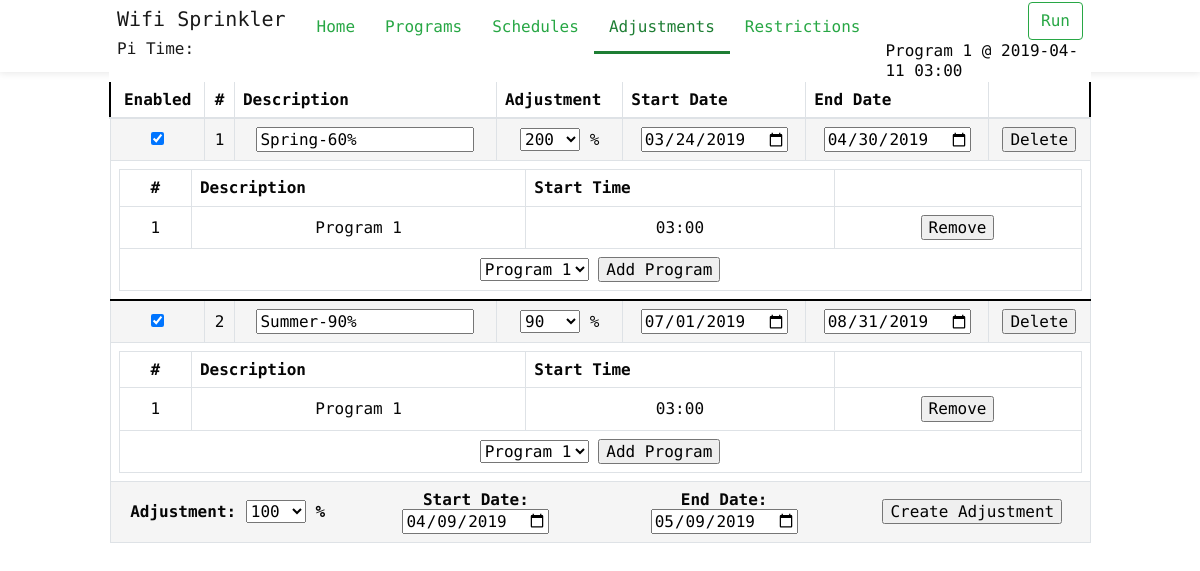
The page /adjustments on the database as committed earlier.
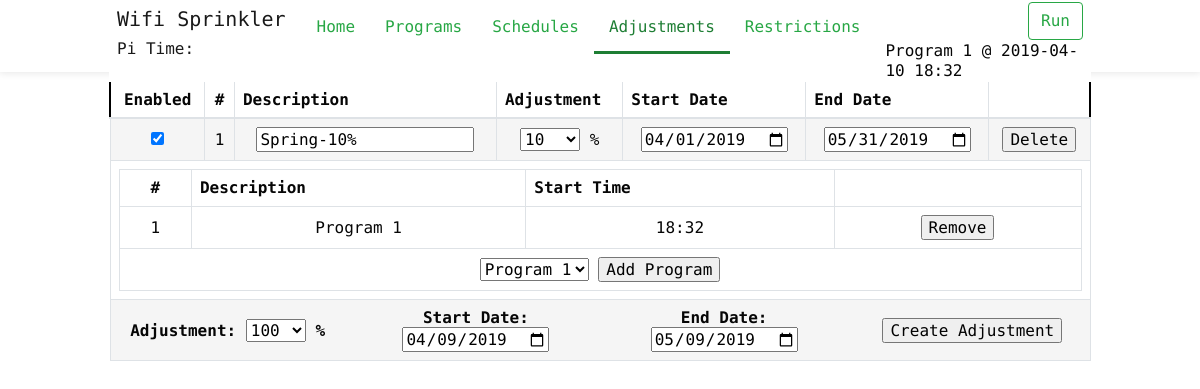
The same page on the database as committed later.
### main.py (models this page shows)
class Adjustment(db.Model):
	__tablename__ = 'Adjustment'
	adjustment_id = db.Column(db.Integer, primary_key=True)
	adjust_value = db.Column(db.Integer, unique=False)
	description = db.Column(db.String(120), unique=False, nullable=False)
	start_date = db.Column(db.DateTime, unique=False, default=datetime.now)
	end_date = db.Column(db.DateTime, unique=False, default=datetime.now)
	enabled = db.Column(db.Boolean)
	program_adjustment = db.relationship('Program_Adjustment', backref='adjustment', cascade="all, delete-orphan")

class Program_Adjustment(db.Model):
	__tablename__ = 'Program_Adjustment'
	__table_args__ = (
		PrimaryKeyConstraint('program_id', 'adjustment_id'),
	)
	program_id = db.Column(db.Integer, db.ForeignKey("Program.program_id"), primary_key=True)
	adjustment_id = db.Column(db.Integer, db.ForeignKey("Adjustment.adjustment_id"), primary_key=True)

class Program(db.Model):
	__tablename__ = 'Program'
	program_id = db.Column(db.Integer, primary_key=True)
	description = db.Column(db.String(120), unique=False, nullable=True)
	enabled = db.Column(db.Boolean)
	program_zones = db.relationship('Program_Zones', backref='program', cascade="all, delete-orphan")
	program_run = db.relationship('Program_Run', backref='program', cascade="all, delete-orphan")
	program_schedule = db.relationship('Program_Schedule', backref='program', cascade="all, delete-orphan")
	program_adjustment = db.relationship('Program_Adjustment', backref='program', cascade="all, delete-orphan")
	program_restriction = db.relationship('Program_Restriction', backref='program', cascade="all, delete-orphan")

### main.py (the view)
@app.route("/adjustments")
def adjustments():
	adjustments = Adjustment.query.all()
	programs = Program.query.filter_by(enabled=True)
	next_progam_run = GetNextProgamRun()
	return render_template('adjustments.html', adjustments=adjustments, programs=programs, next_progam_run=next_progam_run, curent_page='Adjustments')

### main.py (called while the page is built)
def isAllowedWeekDay(Weekdays, ProgramStartDate, AllowDisallow):
	weekday = ProgramStartDate.weekday()
	weekdays = Weekdays.split(',')
	if AllowDisallow:
		return str(weekday) in weekdays
	else:
		return str(weekday) not in weekdays

@app.context_processor
def utility_processor():
	return dict(isAllowedTime=isAllowedTime )

@app.template_filter('dateformat')
def dateformat(value, format='%Y-%m-%d'):
	return value.strftime(format)

@app.template_filter('timeformat')
def timeformat(value, format='%H:%M'):
	return value.strftime(format)

@app.template_filter('datetimeformat')
def datetimeformat(value, format='%Y-%m-%d %H:%M'):
	return value.strftime(format)

### templates/adjustments.html (shortened to what the changed rows need)
{% extends 'layout.html' %}
{% from "_macros.html" import duration, percentage %}
{% block body %}
		<div class="container" >
			<div class="row">
				<div id="adjustment_div" class="col-lg-12">
					<table class="table table-bordered dataTable" id="dataTable" cellspacing="0" width="100%">
						<thead>
							<tr role="row" style="border: 2px solid #000 !important;">
								<th class="center">Enabled</th>
								<th class="td-select center">#</th>
								<th class="td-select">Description</th>
								<th>Adjustment</th>
								<th>Start Date</th>
								<th>End Date</th>
								<th class="center"></th>
							</tr>
						</thead>
						<tfoot>
							<tr>
								<th colspan="7" class="AddAdjustmentSpan center RowEven">
									<div class="row" >
										<div class="col-sm-3 middle">
											Adjustment:	{{ percentage('adjust-value', 100, True) }} %
										</div>
										<div class="col-sm-3 middle">
											Start Date: <input type="date" id="adjust_startdate" value="" style="" />
										</div>
										<div class="col-sm-3 middle">
											End Date: <input type="date" id="adjust_enddate" value="" style="" />
										</div>
										<div class="col-sm-3 middle">
											<input type="button" id="btn_add_adjustment" value="Create Adjustment" style=""/>
										</div>
									</div>
								</th>
							</tr>
						</tfoot>
						<tbody>
							{% for adjustment in adjustments %}
							<tr role="row" class="RowEven" style="border-top: 2px solid #000;">
								<td>
									{% if adjustment.enabled %}
									<input type="checkbox" id="chk_{{adjustment.adjustment_id}}" name="chk_{{adjustment.adjustment_id}}" checked>
									{% else %}
									<input type="checkbox" id="chk_{{adjustment.adjustment_id}}" name="chk_{{adjustment.adjustment_id}}">
									{% endif %}
						      </td>
						      <td class="td-select">{{ adjustment.adjustment_id }}</td>
								<td class="AdjustmentDescriptionSpan td-select">
									<input type="text" id="desc_{{ adjustment.adjustment_id }}" value="{{ adjustment.description }}" style="" {{'' if adjustment.enabled else 'disabled'}} >
								</td>
								<td class="AdjustmentValue">
									{{ percentage(adjustment.adjustment_id, adjustment.adjust_value, adjustment.enabled) }} %
								</td>
								<td class="AdjustmentStartDate">
									<input type="date" id="start-date_{{ adjustment.adjustment_id }}" value="{{ adjustment.start_date|dateformat }}" style="" {{'' if adjustment.enabled else 'disabled'}}/>
								</td>
								<td class="AdjustmentEndDate">
									<input type="date" id="end-date_{{ adjustment.adjustment_id }}" value="{{ adjustment.end_date|dateformat }}" style="" {{'' if adjustment.enabled else 'disabled'}}/>
								</td>
								<td class="AdjustmentDeleteSpan">
									<input type="button" id="delete_{{ adjustment.adjustment_id }}" value="Delete" style=""/>
								</td>
								</tr>
							<tr>
								<td colspan="7">
									<table class="table table-bordered dataTable" id="table_{{adjustment.adjustment_id}}" cellspacing="0" width="100%" style="margin-bottom: 0px;">
										<tr role="row">
											<th class="center">#</th>
											<th>Description</th>
											<th>Start Time</th>
											<th></th>
										</tr>
										<tfoot>
											<tr>
												<th colspan="5" class="center ProgramAddSpan">
													<select id="select-program_{{adjustment.adjustment_id}}">
													{% for program in programs %}
													<option value="{{ program.program_id }}">{{ program.description }}</option>
													{% endfor %}
													</select>
													<input type="button" id="btn-program-add_{{adjustment.adjustment_id}}" value="Add Program" style=""/>
												</th>
											</tr>
										</tfoot>
										{% for program in adjustment.program_adjustment %}
											{% if loop.index % 2 == 0 %}
											<tr role="row" class="RowEven">
											{% else %}
											<tr role="row" class="RowOdd">
											{% endif %}
											<td>{{ program.program_id }}</td>
											<td>{{ program.program.description }}</td>
											<td class="ProgramStartTimeSpan">
												{% for run_time in program.program.program_run %}
													<div>
														<span id="run_time">{{ run_time.start_time|timeformat }}</span>
												{% endfor %}
											</td>
											<td class="ProgramDeleteSpan">
												<input type="button" id="remove_{{ program.program_id }}" value="Remove" style="min-width: 50px;"/>
											</td>
										</tr>
										{% endfor %}
									</table>
								</td>
							</tr>
						  {% endfor %}
						</tbody>
					</table>
				</div>
			</div>
		</div>
	</body>
</html>
{% endblock %}

### templates/layout.html (shortened to what this page needs)
<!doctype html>
<html lang="">
	<head>
		<link rel="stylesheet" href="{{ url_for('static', filename='css/bootstrap.min.css') }}">
		<link rel="stylesheet" href="{{ url_for('static', filename='css/wifi-sprinkler.css') }}">
		<link rel="stylesheet" href="//code.jquery.com/ui/1.12.1/themes/base/jquery-ui.css">
	</head>
	<body class="home with-promo">
		<header class="fixed-top">
			<div class="headerLightBox">
				<div class="container" >
					<nav class="navbar navbar-toggleable-md navbar-light">
						<div class="logo">
							<a class="navbar-brand" href="/">
								<h5>Wifi Sprinkler</h6>
								<h6>Pi Time: <Pi Time: <span id='time_value' class="label" ></h6>
							</a>
						</div>
						<div class="navigation">
							<ul class="nav navbar-left">
								<li class="nav-item {{'active' if curent_page=='Home'}} tf-menu">
									<a class="nav-link" href="/">Home</a>
								</li>
								<li class="nav-item {{'active' if curent_page=='Programs'}} tf-menu">
									<a class="nav-link" href="/programs">Programs</a>
								</li>
								<li class="nav-item {{'active' if curent_page=='Schedules'}} tf-menu">
									<a class="nav-link" href="/schedules">Schedules</a>
								</li>
								<li class="nav-item {{'active' if curent_page=='Adjustments'}} tf-menu">
									<a class="nav-link" href="/adjustments">Adjustments</a>
								</li>
								<li class="nav-item {{'active' if curent_page=='Restrictions'}} tf-menu">
									<a class="nav-link" href="/restrictions">Restrictions</a>
								</li>
							</ul>
							<ul class="nav navbar-right justify-content-end">
								<li>
									<button class="btn btn-outline-success my-2 my-sm-0 start_stop_btn" type="button" id="">Run</button>
								</li>
								{% if next_progam_run.program is not none %}
								<li>
									<div style="padding-left: 10px;">
										<span class="middle">
										{{next_progam_run.program}}{{' @ ' + next_progam_run.run_datetime|datetimeformat if next_progam_run.program_id != 0 else ''}}
									</span>
									</div>
								</li>
								{% endif %}
							</ul>
						</div>
					</nav>
				</div>
			</div>
		</header>
		{% block body %}{% endblock %}

### templates/_macros.html (shortened to what this page needs)
{% macro percentage(id, value, enabled=True) %}
<select id ="select_{{ id }}" style="width:100%;max-width: 60px;" {{'' if enabled else 'disabled'}}>
	{% for n in range(200, 0, -10) %}
		<option value='{{n}}' {{'selected' if value==n else ''}}>{{n}}</option>
	{% endfor %}
</select>
{% endmacro %}

Rows that differ between the two databases and show on the page:
removed Program_Adjustment: program_id "1", program.description "Program 1", start_time "03:00"
removed Adjustment: adjustment_id "2", description "Summer-90%", start_date "07/01/2019", end_date "08/31/2019"
removed Program_Adjustment: program_id "1", program.description "Program 1", start_time "03:00", shown under "2"
changed Adjustment id 1: description "Spring-60%" → "Spring-10%"; value "200" → "10"; start_date "03/24/2019" → "04/01/2019"; end_date "04/30/2019" → "05/31/2019"
added Program_Adjustment: program_id "1", program.description "Program 1", start_time "18:32"
Other text that changed with them:
text no longer shown: "@ 2019-04-11 03:00"
text now shown: "@ 2019-04-10 18:32"
